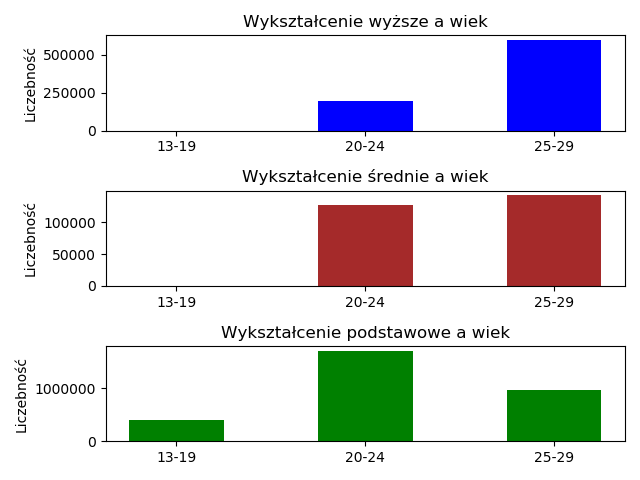

The Python source for this figure:
import numpy as np
import pandas as pd
import matplotlib.pyplot as plt

dane = pd.read_csv("wyksz.csv")

wyzsze = dane[dane["Wykształcenie"] == "wyższe"]
srednie = dane[dane["Wykształcenie"] == "średnie"]
podst = dane[dane["Wykształcenie"] == "podstawowe"]
x = np.arange(3)

plt.subplot(3, 1, 1)
plt.title("Wykształcenie wyższe a wiek")
plt.xticks([0, 1, 2], wyzsze["Wiek"])
plt.ylabel("Liczebność")
plt.bar(x, wyzsze["Liczebność"], width=0.5, label="wyższe", color="blue")
plt.subplot(3, 1, 2)
plt.title("Wykształcenie średnie a wiek")
plt.bar(x, srednie["Liczebność"], width=0.5, label="policealne", color="brown")
plt.xticks([0, 1, 2], wyzsze["Wiek"])
plt.ylabel("Liczebność")
plt.subplot(3, 1, 3)
plt.title("Wykształcenie podstawowe a wiek")
plt.bar(x, podst["Liczebność"], width=0.5, label="srednie", color="green")
plt.xticks([0, 1, 2], wyzsze["Wiek"])
plt.ylabel("Liczebność")
plt.show()
